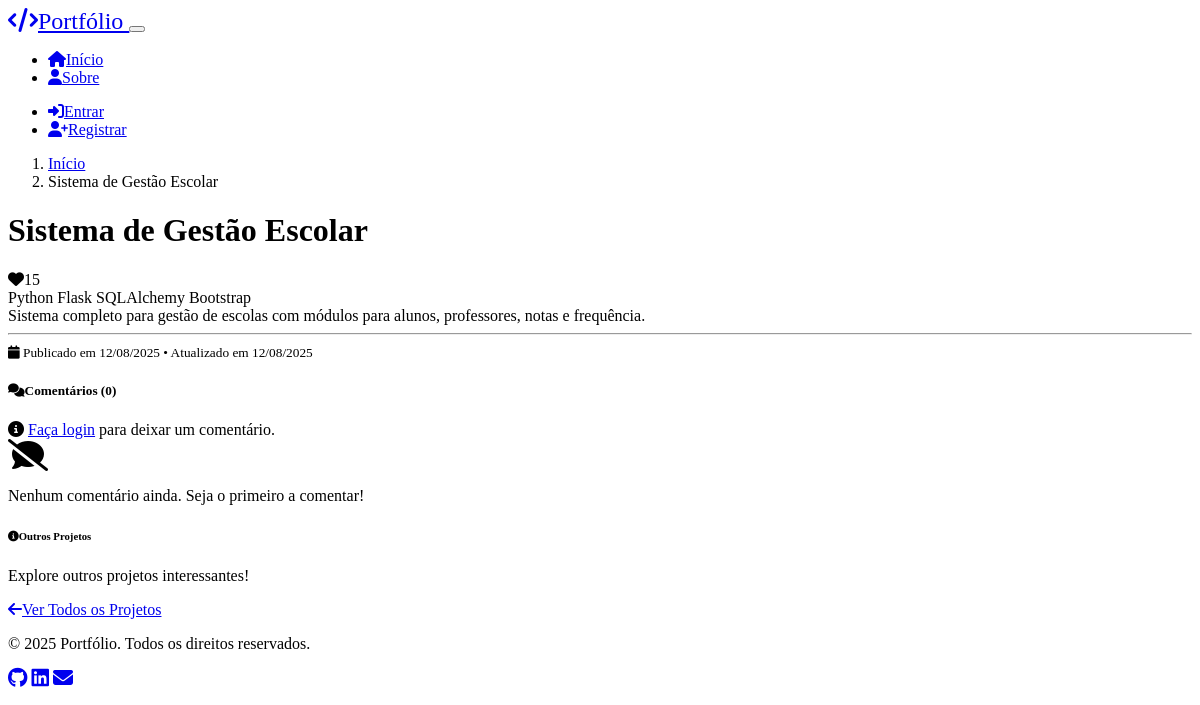
The app's page /project/1 with its own data.
### models.py (models this page shows, shortened)
class Project(db.Model):
    id = db.Column(db.Integer, primary_key=True)
    titulo = db.Column(db.String(100), nullable=False)
    descricao = db.Column(db.Text, nullable=False)
    imagem_url = db.Column(db.String(200))
    tags = db.Column(db.String(200))  # Comma-separated tags
    status = db.Column(db.String(20), nullable=False, default='draft')  # 'draft' or 'published'
    likes_count = db.Column(db.Integer, default=0)
    criado_em = db.Column(db.DateTime, default=datetime.utcnow)
    atualizado_em = db.Column(db.DateTime, default=datetime.utcnow, onupdate=datetime.utcnow)
    user_id = db.Column(db.Integer, db.ForeignKey('user.id'), nullable=False)
    comments = db.relationship('Comment', backref='project', lazy=True, cascade='all, delete-orphan')
    likes = db.relationship('Like', backref='project', lazy=True, cascade='all, delete-orphan')

### routes.py (the view)
@main_bp.route('/project/<int:id>')
def project_detail(id):
    project = Project.query.get_or_404(id)
    if project.status != 'published' and not (session.get('is_admin')):
        flash('Projeto não encontrado.', 'warning')
        return redirect(url_for('main.index'))
    comments = Comment.query.filter_by(project_id=id).order_by(desc(Comment.criado_em)).all()
    user_liked = False
    if 'user_id' in session:
        like = Like.query.filter_by(user_id=session['user_id'], project_id=id).first()
        user_liked = bool(like)
    form = CommentForm()
    return render_template('project_detail.html', project=project, comments=comments,
                         user_liked=user_liked, form=form)

### templates/project_detail.html (shortened to what this page needs)
{% extends "base.html" %}
{% block content %}
<div class="container mt-4">
    <div class="row mb-4">
        <div class="col-12">
            <nav aria-label="breadcrumb">
                <ol class="breadcrumb">
                    <li class="breadcrumb-item"><a href="{{ url_for('main.index') }}">Início</a></li>
                    <li class="breadcrumb-item active">{{ project.titulo }}</li>
                </ol>
            </nav>
        </div>
    </div>
    <div class="row">
        <div class="col-lg-8">
            <div class="card bg-dark border-secondary mb-4">
                <div class="card-body">
                    <div class="d-flex justify-content-between align-items-start mb-3">
                        <h1 class="h2 mb-0">{{ project.titulo }}</h1>
                        <div class="d-flex align-items-center">
                            {% if session.user_id %}
                            <form method="POST" action="{{ url_for('main.toggle_like', id=project.id) }}" class="me-2">
                                <button type="submit" class="btn btn-sm {% if user_liked %}btn-danger{% else %}btn-outline-danger{% endif %}">
                                    <i class="fas fa-heart me-1"></i>{{ project.likes_count }}
                                </button>
                            </form>
                            {% else %}
                            <span class="btn btn-sm btn-outline-danger disabled">
                                <i class="fas fa-heart me-1"></i>{{ project.likes_count }}
                            </span>
                            {% endif %}
                        </div>
                    </div>
                    {% if project.tags %}
                    <div class="mb-3">
                        {% for tag in project.tags.split(',') %}
                        <span class="badge bg-secondary me-1">{{ tag.strip() }}</span>
                        {% endfor %}
                    </div>
                    {% endif %}
                    <div class="project-description">
                        {{ project.descricao|replace('\n', '<br>')|safe }}
                    </div>
                    <hr>
                    <small class="text-muted">
                        <i class="fas fa-calendar me-1"></i>
                        Publicado em {{ project.criado_em.strftime('%d/%m/%Y') }}
                        {% if project.atualizado_em and project.atualizado_em != project.criado_em %}
                        • Atualizado em {{ project.atualizado_em.strftime('%d/%m/%Y') }}
                        {% endif %}
                    </small>
                </div>
            </div>
            <div class="card bg-dark border-secondary">
                <div class="card-header">
                    <h5><i class="fas fa-comments me-2"></i>Comentários ({{ comments|length }})</h5>
                </div>
                <div class="card-body">
                    {% if session.user_id %}
                    <form method="POST" action="{{ url_for('main.add_comment', id=project.id) }}" class="mb-4">
                        {{ form.hidden_tag() }}
                        <div class="mb-3">
                            {{ form.conteudo(class="form-control", placeholder="Deixe seu comentário...") }}
                            {% for error in form.conteudo.errors %}
                                <div class="text-danger small">{{ error }}</div>
                            {% endfor %}
                        </div>
                        <button type="submit" class="btn btn-primary">
                            <i class="fas fa-paper-plane me-1"></i>Comentar
                        </button>
                    </form>
                    <hr>
                    {% else %}
                    <div class="alert alert-info">
                        <i class="fas fa-info-circle me-2"></i>
                        <a href="{{ url_for('main.login') }}">Faça login</a> para deixar um comentário.
                    </div>
                    {% endif %}
                    {% if comments %}
                    <div class="comments-list">
                        {% for comment in comments %}
                        <div class="comment mb-3 p-3 bg-secondary rounded">
                            <div class="d-flex justify-content-between align-items-start mb-2">
                                <strong>{{ comment.user.nome }}</strong>
                                <small class="text-muted">{{ comment.criado_em.strftime('%d/%m/%Y às %H:%M') }}</small>
                            </div>
                            <p class="mb-0">{{ comment.conteudo }}</p>
                        </div>
                        {% endfor %}
                    </div>
                    {% else %}
                    <div class="text-center text-muted py-4">
                        <i class="fas fa-comment-slash fa-2x mb-2"></i>
                        <p>Nenhum comentário ainda. Seja o primeiro a comentar!</p>
                    </div>
                    {% endif %}
                </div>
            </div>
        </div>
        <div class="col-lg-4">
            <div class="card bg-dark border-secondary">
                <div class="card-header">
                    <h6><i class="fas fa-info-circle me-2"></i>Outros Projetos</h6>
                </div>
                <div class="card-body">
                    <p class="text-muted">Explore outros projetos interessantes!</p>
                    <a href="{{ url_for('main.index') }}#projetos" class="btn btn-outline-primary btn-sm">
                        <i class="fas fa-arrow-left me-1"></i>Ver Todos os Projetos
                    </a>
                </div>
            </div>
        </div>
    </div>
</div>
{% endblock %}

### static/css/style.css (style rules this page uses)
:root { --hero-gradient: linear-gradient(135deg, #667eea 0%, #764ba2 100%); }
.card { transition: transform 0.3s ease, box-shadow 0.3s ease; }
.btn { font-weight: 500; transition: all 0.3s ease; }
html { scroll-behavior: smooth; }
.fade-in-up { animation: fadeInUp 0.6s ease-out; }

### records on screen
Project: titulo "Sistema de Gestão Escolar", likes_count "15", descricao "Sistema completo para gestão de escolas com módulos para alunos, professores, notas e frequência.", criado_em "12/08/2025", atualizado_em "12/08/2025"

### other values on screen
{{ tag.strip() }} "Python" "Flask" "SQLAlchemy" "Bootstrap"
{{ comments|length }} "0"
{{ current_year or 2025 }} "2025"
